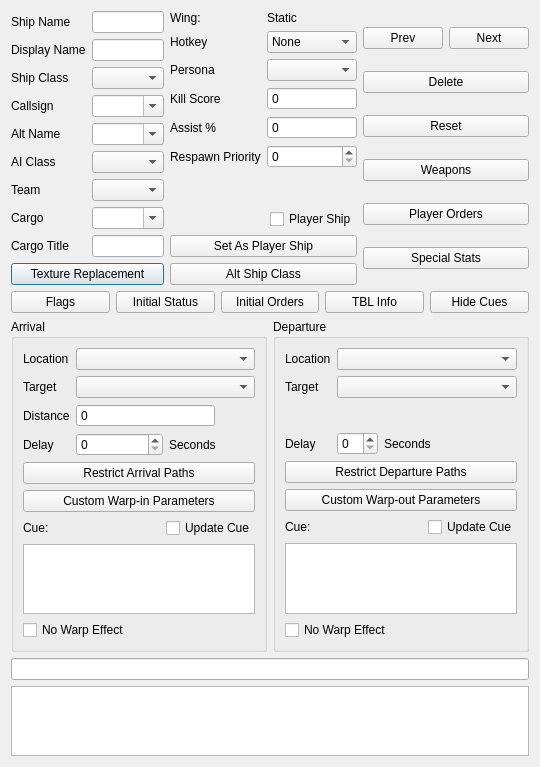
<?xml version="1.0" encoding="UTF-8"?>
<ui version="4.0">
 <class>fso::fred::dialogs::ShipEditorDialog</class>
 <widget class="QDialog" name="fso::fred::dialogs::ShipEditorDialog">
  <property name="geometry">
   <rect>
    <x>0</x>
    <y>0</y>
    <width>468</width>
    <height>754</height>
   </rect>
  </property>
  <property name="sizePolicy">
   <sizepolicy hsizetype="Preferred" vsizetype="Preferred">
    <horstretch>0</horstretch>
    <verstretch>0</verstretch>
   </sizepolicy>
  </property>
  <property name="minimumSize">
   <size>
    <width>0</width>
    <height>0</height>
   </size>
  </property>
  <property name="windowTitle">
   <string>Edit Ship</string>
  </property>
  <layout class="QGridLayout" name="gridLayout">
   <item row="1" column="0">
    <layout class="QVBoxLayout" name="fullLayout">
     <item>
      <layout class="QHBoxLayout" name="topLayout" stretch="2,2,1">
       <item>
        <layout class="QVBoxLayout" name="firstColumn" stretch="1,1">
         <property name="rightMargin">
          <number>0</number>
         </property>
         <item>
          <layout class="QFormLayout" name="formLayout">
           <item row="0" column="0">
            <widget class="QLabel" name="shipNameLabel">
             <property name="text">
              <string>Ship Name</string>
             </property>
            </widget>
           </item>
           <item row="0" column="1">
            <widget class="QLineEdit" name="shipNameEdit">
             <property name="toolTip">
              <string>&lt;html&gt;&lt;head/&gt;&lt;body&gt;&lt;p&gt;Sets the ship's name&lt;/p&gt;&lt;/body&gt;&lt;/html&gt;</string>
             </property>
            </widget>
           </item>
           <item row="1" column="0">
            <widget class="QLabel" name="shipDisplayNameLabel">
             <property name="text">
              <string>Display Name</string>
             </property>
            </widget>
           </item>
           <item row="1" column="1">
            <widget class="QLineEdit" name="shipDisplayNameEdit">
             <property name="toolTip">
              <string>&lt;html&gt;&lt;head/&gt;&lt;body&gt;&lt;p&gt;Sets the ship's display name&lt;/p&gt;&lt;/body&gt;&lt;/html&gt;</string>
             </property>
            </widget>
           </item>
           <item row="2" column="0">
            <widget class="QLabel" name="shipClassLabel">
             <property name="text">
              <string>Ship Class</string>
             </property>
            </widget>
           </item>
           <item row="2" column="1">
            <widget class="QComboBox" name="shipClassCombo">
             <property name="toolTip">
              <string>&lt;html&gt;&lt;head/&gt;&lt;body&gt;&lt;p&gt;Sets the ship's class&lt;/p&gt;&lt;/body&gt;&lt;/html&gt;</string>
             </property>
            </widget>
           </item>
           <item row="3" column="0">
            <widget class="QLabel" name="callsignLabel">
             <property name="text">
              <string>Callsign</string>
             </property>
            </widget>
           </item>
           <item row="3" column="1">
            <widget class="QComboBox" name="callsignCombo">
             <property name="toolTip">
              <string>&lt;html&gt;&lt;head/&gt;&lt;body&gt;&lt;p&gt;Sets ship's callsign (Replaces name in messages)&lt;/p&gt;&lt;/body&gt;&lt;/html&gt;</string>
             </property>
             <property name="editable">
              <bool>true</bool>
             </property>
            </widget>
           </item>
           <item row="4" column="0">
            <widget class="QLabel" name="altNameLabel">
             <property name="text">
              <string>Alt Name</string>
             </property>
            </widget>
           </item>
           <item row="4" column="1">
            <widget class="QComboBox" name="altNameCombo">
             <property name="toolTip">
              <string>&lt;html&gt;&lt;head/&gt;&lt;body&gt;&lt;p&gt;Change ship's class name (i.e. GTF Ulysses -&amp;gt; NTF Ulysses)&lt;/p&gt;&lt;/body&gt;&lt;/html&gt;</string>
             </property>
             <property name="editable">
              <bool>true</bool>
             </property>
            </widget>
           </item>
           <item row="5" column="0">
            <widget class="QLabel" name="AIClassLabel">
             <property name="text">
              <string>AI Class</string>
             </property>
            </widget>
           </item>
           <item row="5" column="1">
            <widget class="QComboBox" name="AIClassCombo">
             <property name="toolTip">
              <string>&lt;html&gt;&lt;head/&gt;&lt;body&gt;&lt;p&gt;Sets the Ship's AI&lt;/p&gt;&lt;/body&gt;&lt;/html&gt;</string>
             </property>
            </widget>
           </item>
           <item row="6" column="0">
            <widget class="QLabel" name="teamLabel">
             <property name="text">
              <string>Team</string>
             </property>
            </widget>
           </item>
           <item row="6" column="1">
            <widget class="QComboBox" name="teamCombo">
             <property name="toolTip">
              <string>&lt;html&gt;&lt;head/&gt;&lt;body&gt;&lt;p&gt;Sets the ship's team&lt;/p&gt;&lt;/body&gt;&lt;/html&gt;</string>
             </property>
            </widget>
           </item>
           <item row="7" column="0">
            <widget class="QLabel" name="cargoLabel">
             <property name="text">
              <string>Cargo</string>
             </property>
            </widget>
           </item>
           <item row="7" column="1">
            <widget class="QComboBox" name="cargoCombo">
             <property name="toolTip">
              <string>&lt;html&gt;&lt;head/&gt;&lt;body&gt;&lt;p&gt;Type to add Ship's Cargo or select previous&lt;/p&gt;&lt;/body&gt;&lt;/html&gt;</string>
             </property>
             <property name="editable">
              <bool>true</bool>
             </property>
            </widget>
           </item>
           <item row="8" column="0">
            <widget class="QLabel" name="cargoTitleLabel">
             <property name="text">
              <string>Cargo Title</string>
             </property>
            </widget>
           </item>
           <item row="8" column="1">
            <widget class="QLineEdit" name="cargoTitleEdit">
             <property name="toolTip">
              <string>&lt;html&gt;&lt;head/&gt;&lt;body&gt;&lt;p&gt;Overrides the HUD label shown before the cargo name (e.g. &quot;cargo&quot;). Use &quot;#&quot; as the first character to suppress the label entirely.&lt;/p&gt;&lt;/body&gt;&lt;/html&gt;</string>
             </property>
            </widget>
           </item>
          </layout>
         </item>
         <item>
          <widget class="QPushButton" name="textureReplacementButton">
           <property name="toolTip">
            <string>&lt;html&gt;&lt;head/&gt;&lt;body&gt;&lt;p&gt;Changes ship's textures&lt;/p&gt;&lt;/body&gt;&lt;/html&gt;</string>
           </property>
           <property name="text">
            <string>Texture Replacement</string>
           </property>
          </widget>
         </item>
        </layout>
       </item>
       <item>
        <layout class="QVBoxLayout" name="middleColumn" stretch="1,1,1,1">
         <item>
          <layout class="QFormLayout" name="formLayout_2">
           <item row="0" column="0">
            <widget class="QLabel" name="wingLabel">
             <property name="text">
              <string>Wing:</string>
             </property>
            </widget>
           </item>
           <item row="0" column="1">
            <widget class="QLabel" name="wing">
             <property name="toolTip">
              <string>&lt;html&gt;&lt;head/&gt;&lt;body&gt;&lt;p&gt;Wing the current ship is in&lt;/p&gt;&lt;/body&gt;&lt;/html&gt;</string>
             </property>
             <property name="text">
              <string>Static</string>
             </property>
            </widget>
           </item>
           <item row="1" column="0">
            <widget class="QLabel" name="hotkeyLabel">
             <property name="text">
              <string>Hotkey</string>
             </property>
            </widget>
           </item>
           <item row="1" column="1">
            <widget class="QComboBox" name="hotkeyCombo">
             <property name="toolTip">
              <string>&lt;html&gt;&lt;head/&gt;&lt;body&gt;&lt;p&gt;Adds the ship to the specified targeting hotkey&lt;/p&gt;&lt;/body&gt;&lt;/html&gt;</string>
             </property>
             <item>
              <property name="text">
               <string>None</string>
              </property>
             </item>
             <item>
              <property name="text">
               <string>Set 1 (F5)</string>
              </property>
             </item>
             <item>
              <property name="text">
               <string>Set 2 (F6)</string>
              </property>
             </item>
             <item>
              <property name="text">
               <string>Set 3 (F7)</string>
              </property>
             </item>
             <item>
              <property name="text">
               <string>Set 4 (F8)</string>
              </property>
             </item>
             <item>
              <property name="text">
               <string>Set 5 (F9)</string>
              </property>
             </item>
             <item>
              <property name="text">
               <string>Set 6 (F10)</string>
              </property>
             </item>
             <item>
              <property name="text">
               <string>Set 7 (F11)</string>
              </property>
             </item>
             <item>
              <property name="text">
               <string>Set 8 (F12)</string>
              </property>
             </item>
             <item>
              <property name="text">
               <string>Hidden</string>
              </property>
             </item>
            </widget>
           </item>
           <item row="2" column="0">
            <widget class="QLabel" name="personaLabel">
             <property name="text">
              <string>Persona</string>
             </property>
            </widget>
           </item>
           <item row="2" column="1">
            <widget class="fso::fred::PersonaColorComboBox" name="personaCombo">
             <property name="toolTip">
              <string>&lt;html&gt;&lt;head/&gt;&lt;body&gt;&lt;p&gt;Sets the head ani &amp;amp; voice for automated messages&lt;/p&gt;&lt;/body&gt;&lt;/html&gt;</string>
             </property>
            </widget>
           </item>
           <item row="3" column="0">
            <widget class="QLabel" name="scoreLabel">
             <property name="text">
              <string>Kill Score</string>
             </property>
            </widget>
           </item>
           <item row="3" column="1">
            <widget class="QSpinBox" name="killScoreEdit">
             <property name="toolTip">
              <string>&lt;html&gt;&lt;head/&gt;&lt;body&gt;&lt;p&gt;How many points the player gets for the kill&lt;/p&gt;&lt;/body&gt;&lt;/html&gt;</string>
             </property>
             <property name="buttonSymbols">
              <enum>QAbstractSpinBox::NoButtons</enum>
             </property>
            </widget>
           </item>
           <item row="4" column="0">
            <widget class="QLabel" name="assistLabel">
             <property name="text">
              <string>Assist %</string>
             </property>
            </widget>
           </item>
           <item row="4" column="1">
            <widget class="QSpinBox" name="assistEdit">
             <property name="toolTip">
              <string>&lt;html&gt;&lt;head/&gt;&lt;body&gt;&lt;p&gt;How many points the player gets for an assist&lt;/p&gt;&lt;/body&gt;&lt;/html&gt;</string>
             </property>
             <property name="buttonSymbols">
              <enum>QAbstractSpinBox::NoButtons</enum>
             </property>
            </widget>
           </item>
           <item row="5" column="0">
            <widget class="QLabel" name="label">
             <property name="text">
              <string>Respawn Priority</string>
             </property>
            </widget>
           </item>
           <item row="5" column="1">
            <widget class="QSpinBox" name="respawnSpinBox"/>
           </item>
          </layout>
         </item>
         <item>
          <layout class="QHBoxLayout" name="playerCheckboxLayout">
           <item>
            <spacer name="horizontalSpacer_4">
             <property name="orientation">
              <enum>Qt::Horizontal</enum>
             </property>
             <property name="sizeHint" stdset="0">
              <size>
               <width>40</width>
               <height>20</height>
              </size>
             </property>
            </spacer>
           </item>
           <item>
            <widget class="fso::fred::ShipFlagCheckbox" name="playerShipCheckBox">
             <property name="toolTip">
              <string>&lt;html&gt;&lt;head/&gt;&lt;body&gt;&lt;p&gt;Mark this ship as a player start point(Multi Only)&lt;/p&gt;&lt;/body&gt;&lt;/html&gt;</string>
             </property>
             <property name="text">
              <string>Player Ship</string>
             </property>
            </widget>
           </item>
          </layout>
         </item>
         <item>
          <widget class="QPushButton" name="playerShipButton">
           <property name="toolTip">
            <string>&lt;html&gt;&lt;head/&gt;&lt;body&gt;&lt;p&gt;Set as player ship (Single player, Must be part of a starting wing)&lt;/p&gt;&lt;/body&gt;&lt;/html&gt;</string>
           </property>
           <property name="text">
            <string>Set As Player Ship</string>
           </property>
          </widget>
         </item>
         <item>
          <widget class="QPushButton" name="altShipClassButton">
           <property name="text">
            <string>Alt Ship Class</string>
           </property>
          </widget>
         </item>
        </layout>
       </item>
       <item>
        <layout class="QVBoxLayout" name="verticalLayout">
         <property name="sizeConstraint">
          <enum>QLayout::SetDefaultConstraint</enum>
         </property>
         <item>
          <layout class="QHBoxLayout" name="directionalBtnLayout">
           <property name="spacing">
            <number>6</number>
           </property>
           <item>
            <widget class="QPushButton" name="prevButton">
             <property name="sizePolicy">
              <sizepolicy hsizetype="Preferred" vsizetype="Fixed">
               <horstretch>0</horstretch>
               <verstretch>0</verstretch>
              </sizepolicy>
             </property>
             <property name="maximumSize">
              <size>
               <width>16777215</width>
               <height>16777215</height>
              </size>
             </property>
             <property name="text">
              <string>Prev</string>
             </property>
            </widget>
           </item>
           <item>
            <widget class="QPushButton" name="nextButton">
             <property name="sizePolicy">
              <sizepolicy hsizetype="Preferred" vsizetype="Fixed">
               <horstretch>0</horstretch>
               <verstretch>0</verstretch>
              </sizepolicy>
             </property>
             <property name="maximumSize">
              <size>
               <width>16777215</width>
               <height>16777215</height>
              </size>
             </property>
             <property name="text">
              <string>Next</string>
             </property>
            </widget>
           </item>
          </layout>
         </item>
         <item>
          <widget class="QPushButton" name="deleteButton">
           <property name="text">
            <string>Delete</string>
           </property>
          </widget>
         </item>
         <item>
          <widget class="QPushButton" name="resetButton">
           <property name="text">
            <string>Reset</string>
           </property>
          </widget>
         </item>
         <item>
          <widget class="QPushButton" name="weaponsButton">
           <property name="toolTip">
            <string>&lt;html&gt;&lt;head/&gt;&lt;body&gt;&lt;p&gt;Change the ships weapons&lt;/p&gt;&lt;/body&gt;&lt;/html&gt;</string>
           </property>
           <property name="text">
            <string>Weapons</string>
           </property>
          </widget>
         </item>
         <item>
          <widget class="QPushButton" name="playerOrdersButton">
           <property name="toolTip">
            <string>&lt;html&gt;&lt;head/&gt;&lt;body&gt;&lt;p&gt;Sets what orders the player can give the ship&lt;/p&gt;&lt;/body&gt;&lt;/html&gt;</string>
           </property>
           <property name="text">
            <string>Player Orders</string>
           </property>
          </widget>
         </item>
         <item>
          <widget class="QPushButton" name="specialStatsButton">
           <property name="toolTip">
            <string>&lt;html&gt;&lt;head/&gt;&lt;body&gt;&lt;p&gt;Change ship's max health or explosion damage (Combines olf FRED's Special hits and special exp dialogs)&lt;/p&gt;&lt;/body&gt;&lt;/html&gt;</string>
           </property>
           <property name="text">
            <string>Special Stats</string>
           </property>
          </widget>
         </item>
        </layout>
       </item>
      </layout>
     </item>
     <item>
      <layout class="QHBoxLayout" name="buttons">
       <property name="sizeConstraint">
        <enum>QLayout::SetDefaultConstraint</enum>
       </property>
       <item>
        <widget class="QPushButton" name="miscButton">
         <property name="toolTip">
          <string>&lt;html&gt;&lt;head/&gt;&lt;body&gt;&lt;p&gt;Set ship's flags (Add special Features)&lt;/p&gt;&lt;/body&gt;&lt;/html&gt;</string>
         </property>
         <property name="text">
          <string>Flags</string>
         </property>
        </widget>
       </item>
       <item>
        <widget class="QPushButton" name="initialStatusButton">
         <property name="toolTip">
          <string>&lt;html&gt;&lt;head/&gt;&lt;body&gt;&lt;p&gt;Set the ship's inital state(i.e. speed, damage, docked)&lt;/p&gt;&lt;/body&gt;&lt;/html&gt;</string>
         </property>
         <property name="text">
          <string>Initial Status</string>
         </property>
        </widget>
       </item>
       <item>
        <widget class="QPushButton" name="initialOrdersButton">
         <property name="toolTip">
          <string>&lt;html&gt;&lt;head/&gt;&lt;body&gt;&lt;p&gt;Give orders to the ship&lt;/p&gt;&lt;/body&gt;&lt;/html&gt;</string>
         </property>
         <property name="text">
          <string>Initial Orders</string>
         </property>
        </widget>
       </item>
       <item>
        <widget class="QPushButton" name="tblInfoButton">
         <property name="toolTip">
          <string>&lt;html&gt;&lt;head/&gt;&lt;body&gt;&lt;p&gt;View the ships entry in ships.tbl and tbms&lt;/p&gt;&lt;/body&gt;&lt;/html&gt;</string>
         </property>
         <property name="text">
          <string>TBL Info</string>
         </property>
        </widget>
       </item>
       <item>
        <widget class="QPushButton" name="hideCuesButton">
         <property name="toolTip">
          <string>&lt;html&gt;&lt;head/&gt;&lt;body&gt;&lt;p&gt;Hide the arrival/departure section&lt;/p&gt;&lt;/body&gt;&lt;/html&gt;</string>
         </property>
         <property name="text">
          <string>Hide Cues</string>
         </property>
         <property name="checkable">
          <bool>true</bool>
         </property>
        </widget>
       </item>
      </layout>
     </item>
     <item>
      <layout class="QHBoxLayout" name="cueLayout">
       <item>
        <widget class="QGroupBox" name="arrivalGroupBox">
         <property name="title">
          <string>Arrival</string>
         </property>
         <layout class="QVBoxLayout" name="arrivalLayout">
          <item>
           <layout class="QFormLayout" name="formLayout_3">
            <item row="0" column="0">
             <widget class="QLabel" name="arrivalLocationLabel">
              <property name="text">
               <string>Location</string>
              </property>
             </widget>
            </item>
            <item row="0" column="1">
             <widget class="QComboBox" name="arrivalLocationCombo">
              <property name="toolTip">
               <string>&lt;html&gt;&lt;head/&gt;&lt;body&gt;&lt;p&gt;Sets ship's arrival location&lt;/p&gt;&lt;p&gt;Hyperspace - Ship appears where it is on the map,&lt;/p&gt;&lt;p&gt;Near Ship - Ship appears at a random location the specified distance of the target,&lt;/p&gt;&lt;p&gt;In front of ship - Ship appears ate the specified distance somewhere in a cone in front of the target,&lt;/p&gt;&lt;p&gt;Docking Bay - Ship arrives in the targets fighter bay&lt;/p&gt;&lt;/body&gt;&lt;/html&gt;</string>
              </property>
             </widget>
            </item>
            <item row="1" column="0">
             <widget class="QLabel" name="arrivalTargetLabel">
              <property name="text">
               <string>Target</string>
              </property>
             </widget>
            </item>
            <item row="1" column="1">
             <widget class="QComboBox" name="arrivalTargetCombo">
              <property name="toolTip">
               <string>&lt;html&gt;&lt;head/&gt;&lt;body&gt;&lt;p&gt;Target Ship&lt;/p&gt;&lt;/body&gt;&lt;/html&gt;</string>
              </property>
             </widget>
            </item>
            <item row="2" column="0">
             <widget class="QLabel" name="arrivalDistanceLabel">
              <property name="text">
               <string>Distance</string>
              </property>
             </widget>
            </item>
            <item row="2" column="1">
             <layout class="QHBoxLayout" name="arrivalDistanceLayout">
              <item>
               <widget class="QSpinBox" name="arrivalDistanceEdit">
                <property name="toolTip">
                 <string>&lt;html&gt;&lt;head/&gt;&lt;body&gt;&lt;p&gt;Distance from target&lt;/p&gt;&lt;/body&gt;&lt;/html&gt;</string>
                </property>
                <property name="buttonSymbols">
                 <enum>QAbstractSpinBox::NoButtons</enum>
                </property>
               </widget>
              </item>
              <item>
               <spacer name="distanceSpaceer">
                <property name="orientation">
                 <enum>Qt::Horizontal</enum>
                </property>
                <property name="sizeType">
                 <enum>QSizePolicy::Preferred</enum>
                </property>
                <property name="sizeHint" stdset="0">
                 <size>
                  <width>40</width>
                  <height>20</height>
                 </size>
                </property>
               </spacer>
              </item>
             </layout>
            </item>
            <item row="3" column="0">
             <widget class="QLabel" name="arrivalDelayLabel">
              <property name="text">
               <string>Delay</string>
              </property>
             </widget>
            </item>
            <item row="3" column="1">
             <layout class="QHBoxLayout" name="arrivalDelayLayout">
              <item>
               <widget class="QSpinBox" name="arrivalDelaySpinBox">
                <property name="toolTip">
                 <string>&lt;html&gt;&lt;head/&gt;&lt;body&gt;&lt;p&gt;Time to wait after cue conditions met&lt;/p&gt;&lt;/body&gt;&lt;/html&gt;</string>
                </property>
               </widget>
              </item>
              <item>
               <widget class="QLabel" name="arrivalSeconds">
                <property name="text">
                 <string>Seconds</string>
                </property>
               </widget>
              </item>
             </layout>
            </item>
           </layout>
          </item>
          <item>
           <widget class="QPushButton" name="restrictArrivalPathsButton">
            <property name="toolTip">
             <string>&lt;html&gt;&lt;head/&gt;&lt;body&gt;&lt;p&gt;Limit the fighterbay paths the arriving ship can use&lt;/p&gt;&lt;/body&gt;&lt;/html&gt;</string>
            </property>
            <property name="text">
             <string>Restrict Arrival Paths</string>
            </property>
           </widget>
          </item>
          <item>
           <widget class="QPushButton" name="customWarpinButton">
            <property name="toolTip">
             <string>&lt;html&gt;&lt;head/&gt;&lt;body&gt;&lt;p&gt;Change the apperance, speed and sound of the warp effect (Excluding Docking bay)&lt;/p&gt;&lt;/body&gt;&lt;/html&gt;</string>
            </property>
            <property name="text">
             <string>Custom Warp-in Parameters</string>
            </property>
           </widget>
          </item>
          <item>
           <layout class="QHBoxLayout" name="arrivalCueLayout">
            <item>
             <widget class="QLabel" name="arrivalCureLabel">
              <property name="text">
               <string>Cue:</string>
              </property>
             </widget>
            </item>
            <item>
             <spacer name="horizontalSpacer">
              <property name="orientation">
               <enum>Qt::Horizontal</enum>
              </property>
              <property name="sizeHint" stdset="0">
               <size>
                <width>40</width>
                <height>20</height>
               </size>
              </property>
             </spacer>
            </item>
            <item>
             <widget class="QCheckBox" name="updateArrivalCueCheckBox">
              <property name="toolTip">
               <string>&lt;html&gt;&lt;head/&gt;&lt;body&gt;&lt;p&gt;Change cue for all selected ships&lt;/p&gt;&lt;/body&gt;&lt;/html&gt;</string>
              </property>
              <property name="text">
               <string>Update Cue</string>
              </property>
             </widget>
            </item>
           </layout>
          </item>
          <item>
           <widget class="fso::fred::sexp_tree" name="arrivalTree"/>
          </item>
          <item>
           <widget class="fso::fred::ShipFlagCheckbox" name="noArrivalWarpCheckBox">
            <property name="toolTip">
             <string>&lt;html&gt;&lt;head/&gt;&lt;body&gt;&lt;p&gt;Ship pops into existance&lt;/p&gt;&lt;/body&gt;&lt;/html&gt;</string>
            </property>
            <property name="text">
             <string>No Warp Effect</string>
            </property>
           </widget>
          </item>
         </layout>
        </widget>
       </item>
       <item>
        <widget class="QGroupBox" name="departureGroupBox">
         <property name="title">
          <string>Departure</string>
         </property>
         <layout class="QVBoxLayout" name="departureLayout_2">
          <item>
           <layout class="QFormLayout" name="formLayout_4">
            <item row="0" column="0">
             <widget class="QLabel" name="departureLocationLabel">
              <property name="text">
               <string>Location</string>
              </property>
             </widget>
            </item>
            <item row="0" column="1">
             <widget class="QComboBox" name="departureLocationCombo">
              <property name="toolTip">
               <string>&lt;html&gt;&lt;head/&gt;&lt;body&gt;&lt;p&gt;Sets ship's departure location&lt;/p&gt;&lt;p&gt;Hyperspace - Ship leaves from where it is,&lt;/p&gt;&lt;p&gt;Docking Bay - Ship departs into the targets fighter bay&lt;/p&gt;&lt;/body&gt;&lt;/html&gt;</string>
              </property>
             </widget>
            </item>
            <item row="1" column="0">
             <widget class="QLabel" name="departureTargetLabel">
              <property name="text">
               <string>Target</string>
              </property>
             </widget>
            </item>
            <item row="1" column="1">
             <widget class="QComboBox" name="departureTargetCombo">
              <property name="toolTip">
               <string>&lt;html&gt;&lt;head/&gt;&lt;body&gt;&lt;p&gt;Set departure target&lt;/p&gt;&lt;/body&gt;&lt;/html&gt;</string>
              </property>
             </widget>
            </item>
            <item row="2" column="1">
             <spacer name="departureSpaceer">
              <property name="orientation">
               <enum>Qt::Vertical</enum>
              </property>
              <property name="sizeType">
               <enum>QSizePolicy::Minimum</enum>
              </property>
              <property name="sizeHint" stdset="0">
               <size>
                <width>20</width>
                <height>22</height>
               </size>
              </property>
             </spacer>
            </item>
            <item row="3" column="0">
             <widget class="QLabel" name="departureDelayLabel">
              <property name="text">
               <string>Delay</string>
              </property>
             </widget>
            </item>
            <item row="3" column="1">
             <layout class="QHBoxLayout" name="departureDelayLayout">
              <item>
               <widget class="QSpinBox" name="departureDelaySpinBox">
                <property name="toolTip">
                 <string>&lt;html&gt;&lt;head/&gt;&lt;body&gt;&lt;p&gt;Time to wait after cue conditions met&lt;/p&gt;&lt;/body&gt;&lt;/html&gt;</string>
                </property>
               </widget>
              </item>
              <item>
               <widget class="QLabel" name="departureSeconds">
                <property name="text">
                 <string>Seconds</string>
                </property>
               </widget>
              </item>
              <item>
               <spacer name="departuredelaySpacer">
                <property name="orientation">
                 <enum>Qt::Horizontal</enum>
                </property>
                <property name="sizeHint" stdset="0">
                 <size>
                  <width>40</width>
                  <height>20</height>
                 </size>
                </property>
               </spacer>
              </item>
             </layout>
            </item>
           </layout>
          </item>
          <item>
           <widget class="QPushButton" name="restrictDeparturePathsButton">
            <property name="toolTip">
             <string>&lt;html&gt;&lt;head/&gt;&lt;body&gt;&lt;p&gt;Limit the fighterbay paths the departing ship can use&lt;/p&gt;&lt;/body&gt;&lt;/html&gt;</string>
            </property>
            <property name="text">
             <string>Restrict Departure Paths</string>
            </property>
           </widget>
          </item>
          <item>
           <widget class="QPushButton" name="customWarpoutButton">
            <property name="toolTip">
             <string>&lt;html&gt;&lt;head/&gt;&lt;body&gt;&lt;p&gt;Change the apperance, speed and sound of the warp effect (Hyperspace only)&lt;/p&gt;&lt;/body&gt;&lt;/html&gt;</string>
            </property>
            <property name="text">
             <string>Custom Warp-out Parameters</string>
            </property>
           </widget>
          </item>
          <item>
           <layout class="QHBoxLayout" name="departureCueLayout">
            <item>
             <widget class="QLabel" name="departureCueLabel">
              <property name="text">
               <string>Cue:</string>
              </property>
             </widget>
            </item>
            <item>
             <spacer name="departureCueSpacer">
              <property name="orientation">
               <enum>Qt::Horizontal</enum>
              </property>
              <property name="sizeHint" stdset="0">
               <size>
                <width>40</width>
                <height>20</height>
               </size>
              </property>
             </spacer>
            </item>
            <item>
             <widget class="QCheckBox" name="updateDepartureCueCheckBox">
              <property name="toolTip">
               <string>&lt;html&gt;&lt;head/&gt;&lt;body&gt;&lt;p&gt;Change cue for all selected ships&lt;/p&gt;&lt;/body&gt;&lt;/html&gt;</string>
              </property>
              <property name="text">
               <string>Update Cue</string>
              </property>
             </widget>
            </item>
           </layout>
          </item>
          <item>
           <widget class="fso::fred::sexp_tree" name="departureTree"/>
          </item>
          <item>
           <widget class="fso::fred::ShipFlagCheckbox" name="noDepartureWarpCheckBox">
            <property name="toolTip">
             <string>&lt;html&gt;&lt;head/&gt;&lt;body&gt;&lt;p&gt;Ship pops out of existance&lt;/p&gt;&lt;/body&gt;&lt;/html&gt;</string>
            </property>
            <property name="text">
             <string>No Warp Effect</string>
            </property>
           </widget>
          </item>
         </layout>
        </widget>
       </item>
      </layout>
     </item>
     <item>
      <widget class="QLineEdit" name="HelpTitle">
       <property name="enabled">
        <bool>true</bool>
       </property>
       <property name="readOnly">
        <bool>true</bool>
       </property>
      </widget>
     </item>
     <item>
      <widget class="QTextEdit" name="helpText">
       <property name="enabled">
        <bool>true</bool>
       </property>
       <property name="verticalScrollBarPolicy">
        <enum>Qt::ScrollBarAlwaysOff</enum>
       </property>
       <property name="readOnly">
        <bool>true</bool>
       </property>
      </widget>
     </item>
    </layout>
   </item>
  </layout>
 </widget>
 <customwidgets>
  <customwidget>
   <class>fso::fred::ShipFlagCheckbox</class>
   <extends>QCheckBox</extends>
   <header>ui/widgets/ShipFlagCheckbox.h</header>
  </customwidget>
  <customwidget>
   <class>fso::fred::sexp_tree</class>
   <extends>QTreeView</extends>
   <header>ui/widgets/sexp_tree.h</header>
  </customwidget>
  <customwidget>
   <class>fso::fred::PersonaColorComboBox</class>
   <extends>QComboBox</extends>
   <header>ui/widgets/PersonaColorComboBox.h</header>
  </customwidget>
 </customwidgets>
 <resources>
  <include location="../resources/resources.qrc"/>
 </resources>
 <connections/>
</ui>
